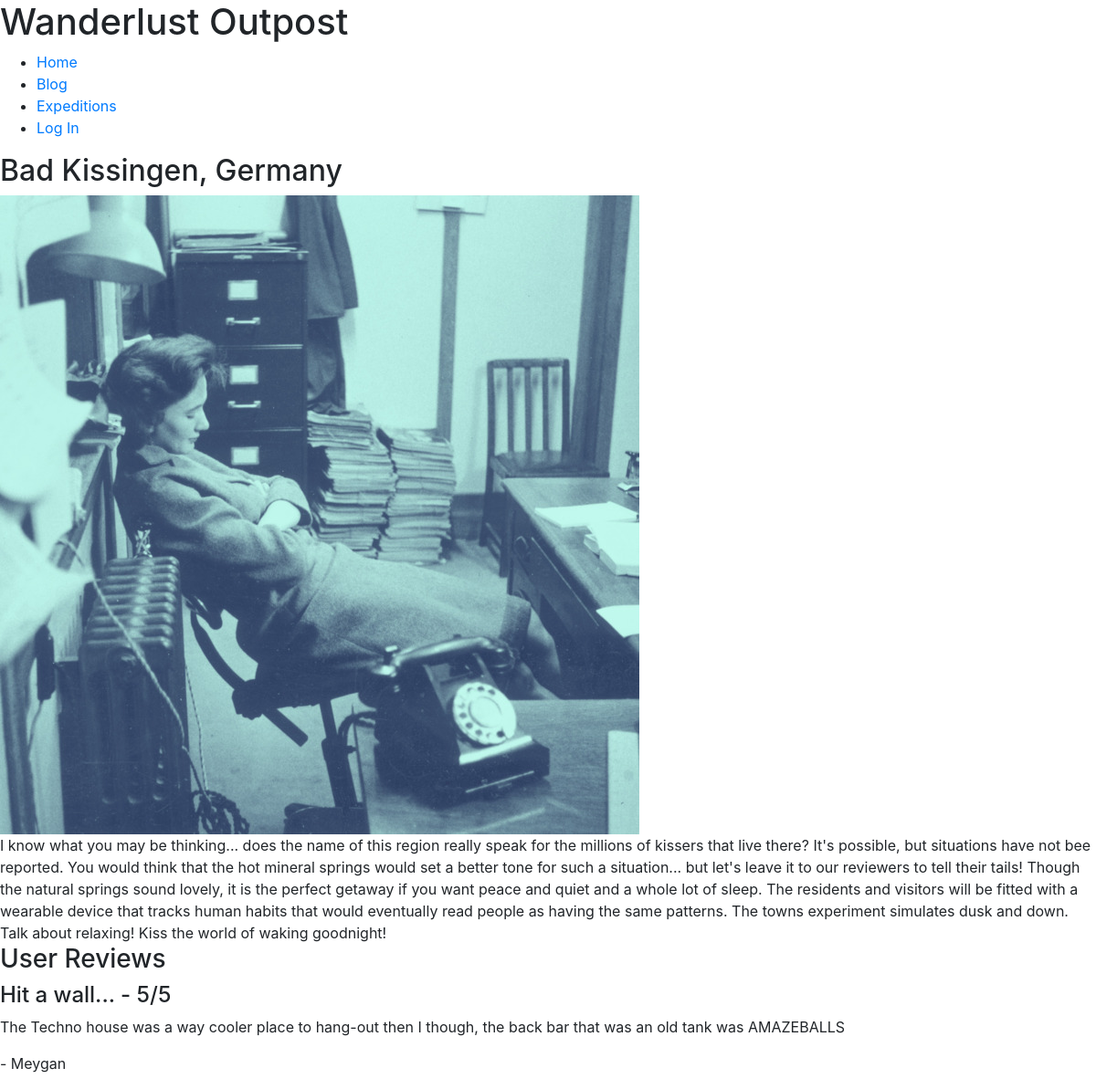
The app's page /adventure.php?pid=8 with its own data.
### tables this page shows
CREATE TABLE `sitemap` (
  `PageTitle` varchar(32) NOT NULL,
  `BGImg` varchar(32) DEFAULT NULL,
  `BGImgAlt` text,
  `pageID` int NOT NULL,
  `PageName` varchar(45) NOT NULL,
  `Content` longtext,
  `NavItem` tinyint DEFAULT NULL,
  `url` varchar(45) DEFAULT NULL,
  PRIMARY KEY (`pageID`)
);

CREATE TABLE `reviewlist` (
  `ReviewID` int NOT NULL AUTO_INCREMENT,
  `User_ID` int NOT NULL,
  `Rating` int NOT NULL,
  `ReviewType` varchar(24) NOT NULL,
  `Review` text,
  `ReviewHeadline` text,
  `Country` varchar(2) DEFAULT NULL,
  `City` int DEFAULT NULL,
  `DateAdded` datetime DEFAULT CURRENT_TIMESTAMP,
  PRIMARY KEY (`ReviewID`),
  KEY `Country_idx` (`Country`),
  CONSTRAINT `Country` FOREIGN KEY (`Country`) REFERENCES `country` (`Country_ID`)
);

CREATE TABLE `users` (
  `User_ID` int NOT NULL AUTO_INCREMENT,
  `Email` varchar(72) NOT NULL,
  `FName` varchar(24) NOT NULL,
  `LName` varchar(24) NOT NULL,
  `Psword` varchar(42) NOT NULL,
  `DOB` date NOT NULL,
  `Origin` varchar(2) DEFAULT NULL,
  `AccountCreated` datetime DEFAULT CURRENT_TIMESTAMP,
  PRIMARY KEY (`User_ID`),
  KEY `Origin_idx` (`Origin`),
  CONSTRAINT `Origin` FOREIGN KEY (`Origin`) REFERENCES `country` (`Country_ID`)
);

### adventure.php (the view, shortened to what this page needs)
<?php
require("includes/page.php");
class AdventurePage extends Page{
  public function Display($pageID){
    $this -> DisplayHead();
    $this -> DisplayBody();
    $this -> DisplayHeader($this->buttons);
    $this->  DisplayContent();
    $this->ReviewGen();
    $this -> DisplayFooter();
  }
  public function ReviewGen(){
    $db = new mysqli('localhost', 'glazpmck_ics325_web', 'ICS325.01-2020', "glazpmck_ics325");
    $id = $db->real_escape_string($_GET['pid']);
    $query = "SELECT reviewlist.ReviewID, reviewlist.ReviewHeadline, reviewlist.Review, reviewlist.User_ID, users.fname, reviewlist.city, reviewlist.rating
    FROM reviewlist
    INNER JOIN users ON reviewlist.user_id = users.user_ID
    INNER JOIN sitemap ON reviewlist.City = sitemap.pageID
    WHERE reviewlist.city = '$id'";
    $result = $db->query($query);
    $row=$result->fetch_array(MYSQLI_ASSOC);
    $num_rows=$result->num_rows;
    ?>
    <section class='reviews'>
    <h3>User Reviews</h3>
    <?php
    if ($num_rows > 0){
      for ($x=0; $x<$num_rows; $x++){
        ?>
        <div class='top-review'>
          <div class='review-content'>
            <h4><?=$row['ReviewHeadline']?> - <?=$row['rating']?>/5</h4>
            <p><?=$row['Review']?></p><p>- <?=$row['fname']?></p>
          </div>
        </div>
        <?php
      }
    }
    echo "</section>";
  }
  public function DisplayContent(){
    if (isset($_GET['pid'])){
      $db = new mysqli('localhost', 'glazpmck_ics325_web', 'ICS325.01-2020', "glazpmck_ics325");
      $id = $db->real_escape_string($_GET['pid']);
      $query = "Select * From sitemap where pageID = '$id'";
      $result = $db->query($query);
      $row=$result->fetch_array(MYSQLI_ASSOC);
      ?>
      <section class="page-title">
        <h2><?= $row['PageTitle'] ?></h2>
      </section>
      <div class="exp-img">
        <img src="img/<?=$row['BGImg']?>" alt="<?=$row['BGImgAlt']?>" />
      </div>
      <section class="main-content">
        <?= $row['Content']?>
      </section>
      <?php
    }
  }
}
$adventure = new AdventurePage();
$adventure->Display($_GET['pid']);
?>

### includes/page.php (shortened to what this page needs)
<?php
class Page{
    public $title = "Wanderlust Outpost";
    public function DisplayHead(){
      ?>
        <!DOCTYPE html>
           <html>
      <?php
        echo "<head>";
        $this -> DisplayStyles();
        echo "</head>";
    }
      ?>
      <?php
    public function DisplayStyles(){
      ?>
        <link rel="stylesheet" href="https://stackpath.bootstrapcdn.com/bootstrap/4.4.1/css/bootstrap.min.css">
        <link rel="stylesheet/less" type="text/css" href="less/styles.less" />
      <?php
    }
      ?>
      <?php
    public function DisplayBody(){
      ?>
        <body>
      <?php
    }
    public function DisplayHeader($buttons){
      $db = new mysqli('localhost', 'glazpmck_ics325_web', 'ICS325.01-2020', "glazpmck_ics325");
      $nav_sql = "SELECT * FROM sitemap WHERE NavItem = 1";
      $nav_query = $db->query($nav_sql);
      $nav_rs=$nav_query->fetch_array(MYSQLI_ASSOC);
      ?>
      <header>
        <h1><?php echo $this->title; ?></h1>
          <div class="open">
              <span>
                <ul class="sub-menu">
                  <?php
                    do{
                      $this->DisplayButton($nav_rs['PageName'], $nav_rs['pageID'], $nav_rs['url']);
                    } while($nav_rs=$nav_query->fetch_array(MYSQLI_ASSOC));
                    ?>
                </ul>
              </span>
          </div>
      </header>
      <?php
    }
    public function DisplayButton($name, $pageID, $url){
      if (empty($_SESSION['LoggedIn'])){
        $loggedIn=false;
      }else {
        $loggedIn = $_SESSION['LoggedIn'];
      }
      if ( $pageID == 1 || $pageID == 2 || $pageID == 3 ){
        ?>
        <li>
          <a href="./<?=$url?>.php" title="<?=$name ?>"><?=$name?></a>
        </li>
      <?php
      }
      if ($pageID == 4){
        if ($loggedIn){
          return;
        }else{
          ?>
          <li>
            <a href="./<?=$url?>.php" title="<?=$name ?>"><?=$name?></a>
          </li>
        <?php
        }
      }
      if ( $pageID == 5){
        return;
      }
      if ( $pageID == 6 ){
        if ($loggedIn){
          ?>
            <li>
              <a href="./<?=$url?>.php" title="<?=$name ?>"><?=$name?></a>
            </li>
            <li>
              <a href="./logout.php" title="Log Out">Log Out</a>
            </li>
          <?php
        }else{return;}
      }
    }
            ?><div class="bg-img">
            <?php
    public function DisplayFooter(){
      ?>
        </body>
      </html>
    <?php
    }
  }

### records on screen
sitemap: PageName "Home"
sitemap: PageName "Blog"
sitemap: PageName "Expeditions"
sitemap: PageName "Log In"
sitemap: PageTitle "Bad Kissingen, Germany", BGImg (picture), Content "I know what you may be thinking... does the name of this region really speak for the millions of kissers that live there? It's possible, but situations have not bee reported. You would think that the hot mineral springs would set a better tone for such a situation... but let's leave it to our reviewers to tell their tails! Though the natural springs sound lovely, it is the perfect getaway if you want peace and quiet and a whole lot of sleep. The residents and visitors will be fitted with a wearable device that tracks human habits that would eventually read people as having the same patterns. The towns experiment simulates dusk and down. Talk about relaxing! Kiss the world of waking…"
reviewlist: ReviewHeadline "Hit a wall...", Rating "5", Review "The Techno house was a way cooler place to hang-out then I though, the back bar that was an old tank was AMAZEBALLS", User_ID.FName "Meygan"

### other values on screen
$this->title "Wanderlust Outpost"
